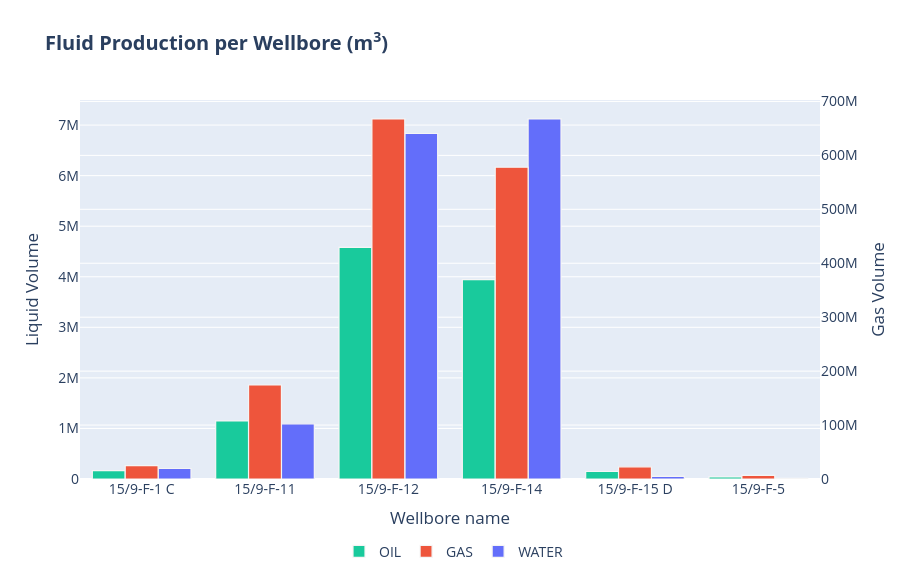

Source (notebook cell):
### Code cell
layout = go.Layout(
    title="<b>Fluid Production per Wellbore (m<sup>3</sup>)</b>",
    xaxis_title="Wellbore name",
    yaxis=dict(
        title="Liquid Volume",
        hoverformat=",.0f"
    ),
    yaxis2=dict(
        title="Gas Volume",
        overlaying="y",
        side="right",
        hoverformat=",.0f"
    ),
    legend=dict(orientation="h", x=0.35, y=-0.15),
    font_size=14,
    width=900,
    height=580
)

trace1 = go.Bar(
    x=production_wells_df["WELLBORE_NAME"],
    y=production_wells_df["OIL"],
    customdata=(production_wells_df["OIL"] / volumes.get("OIL")),
    hovertemplate="<br>".join(["<b>%{x}</b><br>", "<b>barrels:</b> %{customdata:,.0f}", "<b>cubic meters:</b> %{y}"]),
    marker=dict(color="#19CA9C", line=dict(color="whitesmoke", width=1.2)),
    offsetgroup=1,
    yaxis="y1",
    name="OIL"
)

trace2 = go.Bar(
    x=production_wells_df["WELLBORE_NAME"],
    y=production_wells_df["GAS"],
    customdata=(production_wells_df["GAS"] / volumes.get("GAS")),
    hovertemplate="<br>".join(["<b>%{x}</b><br>", "<b>SCF:</b> %{customdata:,.0f}", "<b>cubic meters:</b> %{y}"]),
    marker=dict(color="#EE553C", line=dict(color="whitesmoke", width=1.2)),
    offsetgroup=2,
    yaxis="y2",
    name="GAS"
)

trace3 = go.Bar(
    x=production_wells_df["WELLBORE_NAME"],
    y=production_wells_df["WATER"],
    customdata=(production_wells_df["WATER"] / volumes.get("WATER")),
    hovertemplate="<br>".join(["<b>%{x}</b><br>", "<b>barrels:</b> %{customdata:,.0f}", "<b>cubic meters:</b> %{y}"]),
    marker=dict(color="#636EFA", line=dict(color="whitesmoke", width=1.2)),
    offsetgroup=3,
    yaxis="y1",
    name="WATER"
)

go.Figure(data=[trace1, trace2, trace3], layout=layout)

### Figure 1 — Plotly figure (JSON) as saved in the notebook; plotly's stock layout.template omitted (floating-point values rounded to 4 significant figures)
{"data": [{"customdata": [1048000.0, 7220000.0, 28800000.0, 24800000.0, 934200.0, 258900.0], "hovertemplate": "<b>%{x}</b><br><br><b>barrels:</b> %{customdata:,.0f}<br><b>cubic meters:</b> %{y}", "marker": {"color": "#19CA9C", "line": {"color": "whitesmoke", "width": 1.2}}, "name": "OIL", "offsetgroup": "1", "type": "bar", "x": ["15/9-F-1 C", "15/9-F-11", "15/9-F-12", "15/9-F-14", "15/9-F-15 D", "15/9-F-5"], "y": [166600.0, 1148000.0, 4580000.0, 3942000.0, 148500.0, 41160.0], "yaxis": "y"}, {"customdata": [877300000.0, 6156000000.0, 23570000000.0, 20410000000.0, 794800000.0, 231700000.0], "hovertemplate": "<b>%{x}</b><br><br><b>SCF:</b> %{customdata:,.0f}<br><b>cubic meters:</b> %{y}", "marker": {"color": "#EE553C", "line": {"color": "whitesmoke", "width": 1.2}}, "name": "GAS", "offsetgroup": "2", "type": "bar", "x": ["15/9-F-1 C", "15/9-F-11", "15/9-F-12", "15/9-F-14", "15/9-F-15 D", "15/9-F-5"], "y": [24840000.0, 174300000.0, 667500000.0, 578000000.0, 22510000.0, 6562000.0], "yaxis": "y2"}, {"customdata": [1304000.0, 6861000.0, 42980000.0, 44790000.0, 329400.0, 85120.0], "hovertemplate": "<b>%{x}</b><br><br><b>barrels:</b> %{customdata:,.0f}<br><b>cubic meters:</b> %{y}", "marker": {"color": "#636EFA", "line": {"color": "whitesmoke", "width": 1.2}}, "name": "WATER", "offsetgroup": "3", "type": "bar", "x": ["15/9-F-1 C", "15/9-F-11", "15/9-F-12", "15/9-F-14", "15/9-F-15 D", "15/9-F-5"], "y": [207300.0, 1091000.0, 6833000.0, 7121000.0, 52370.0, 13530.0], "yaxis": "y"}], "layout": {"font": {"size": 14}, "height": 580, "legend": {"orientation": "h", "x": 0.35, "y": -0.15}, "title": {"text": "<b>Fluid Production per Wellbore (m<sup>3</sup>)</b>"}, "width": 900, "xaxis": {"title": {"text": "Wellbore name"}}, "yaxis": {"hoverformat": ",.0f", "title": {"text": "Liquid Volume"}}, "yaxis2": {"hoverformat": ",.0f", "overlaying": "y", "side": "right", "title": {"text": "Gas Volume"}}}}
